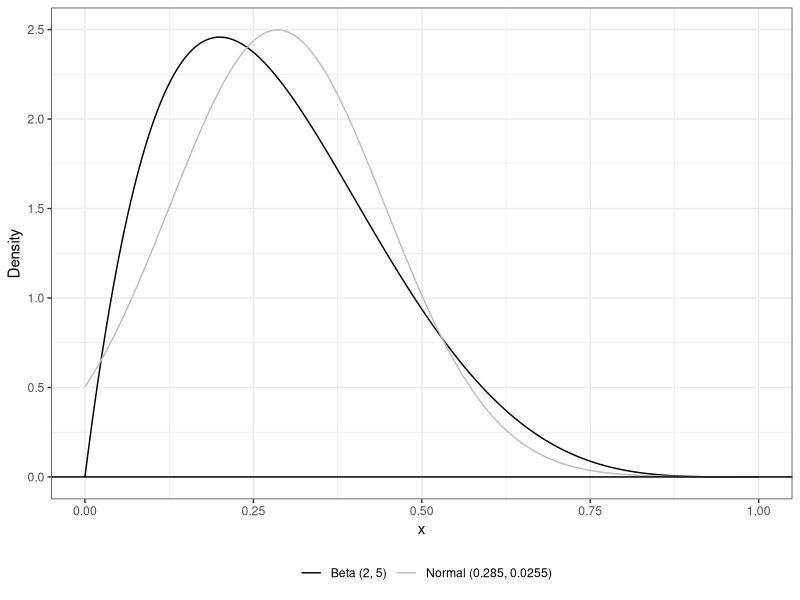
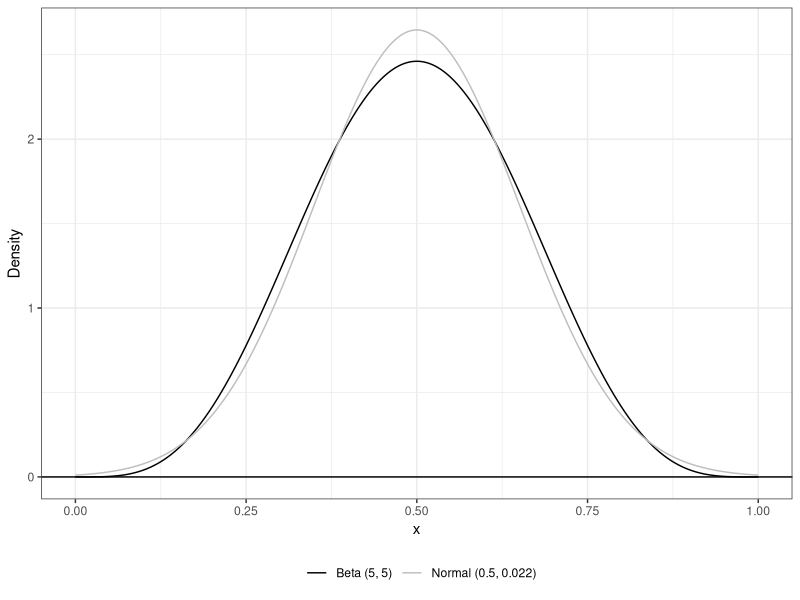
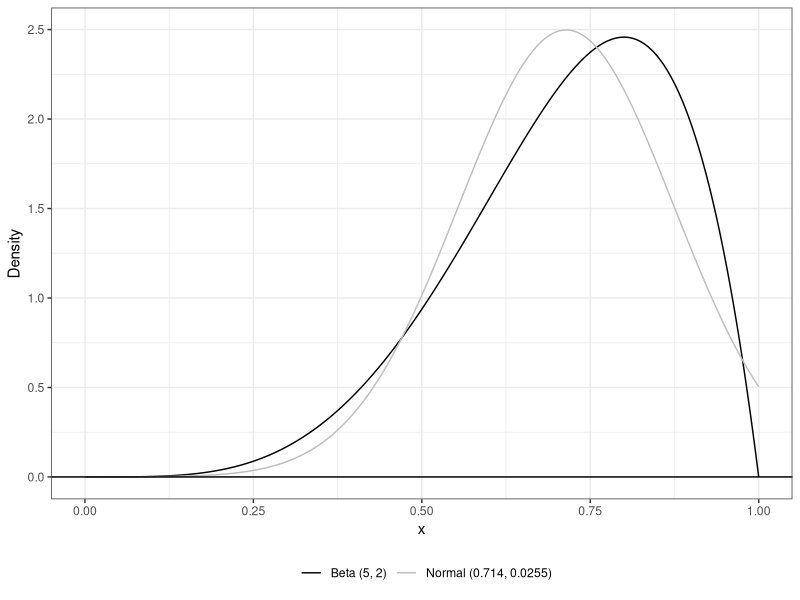
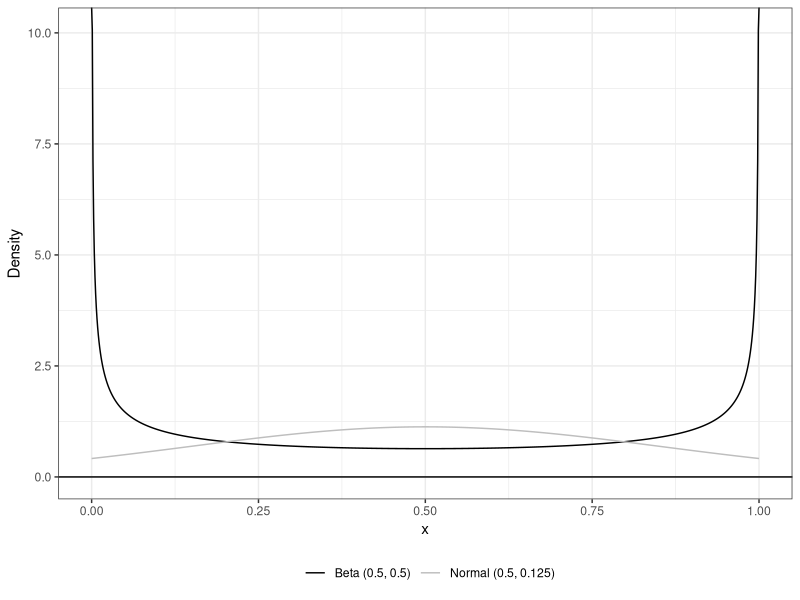
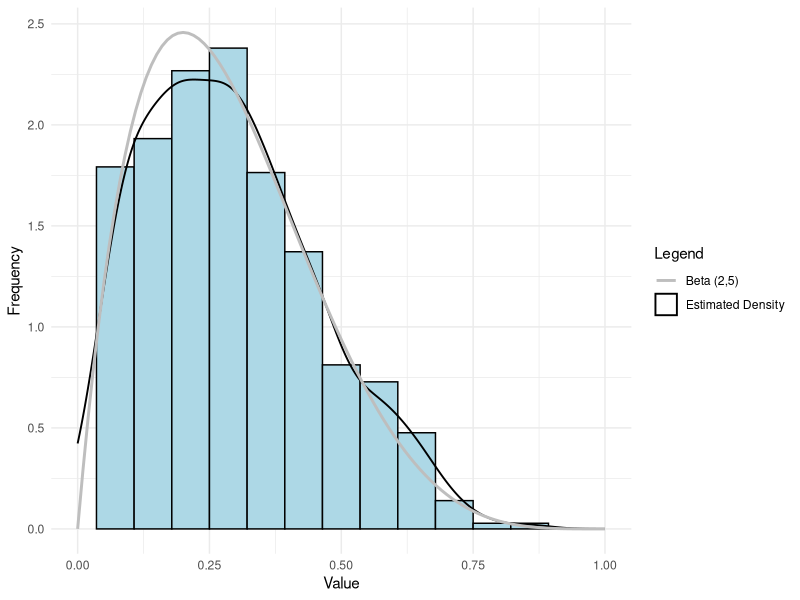
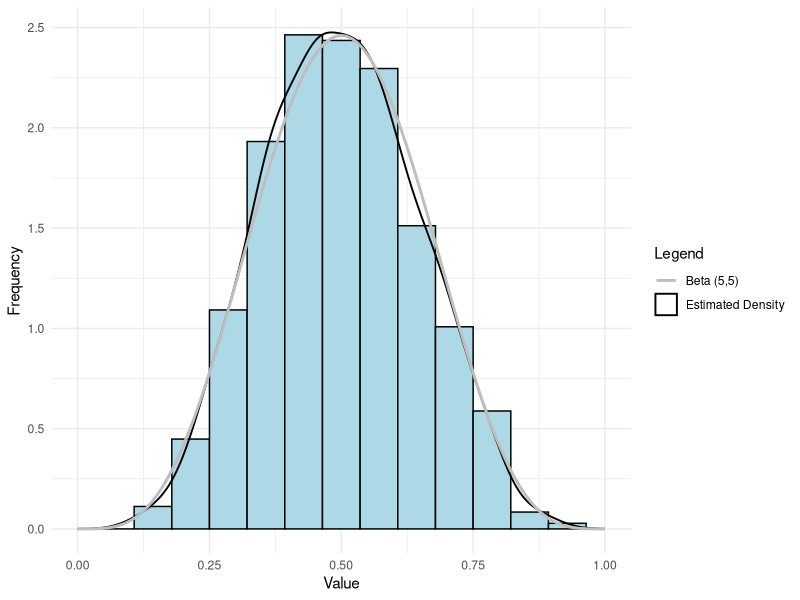
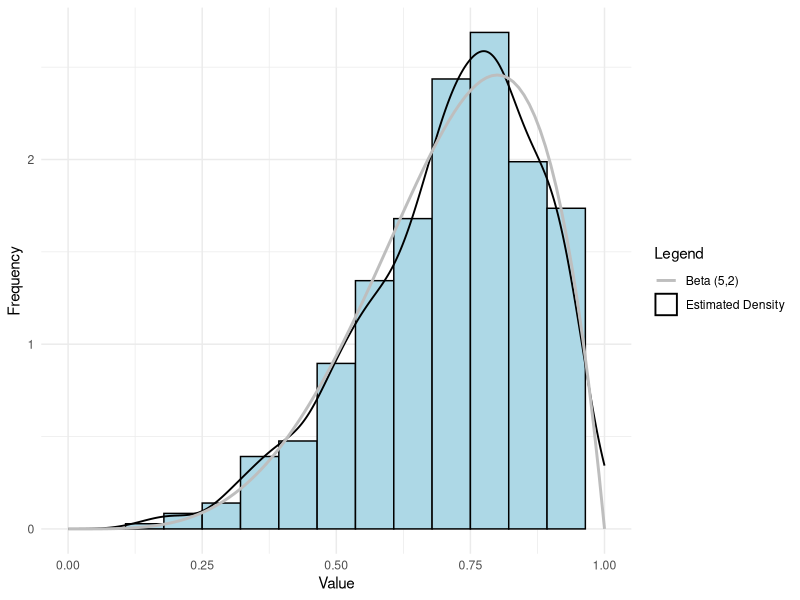
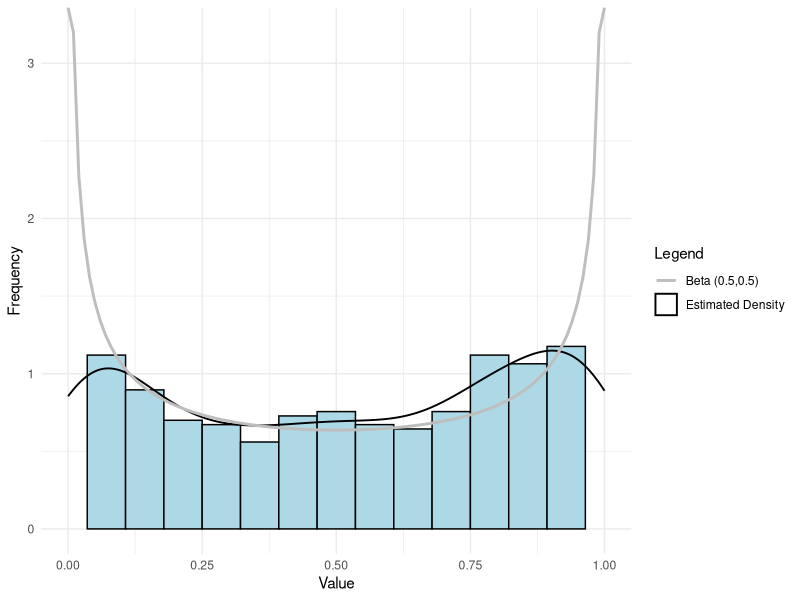

Recreate these plots in R, in order.
############################
# LAB 07
############################
# load libraries
library(tidyverse)
library(e1071)
############################
# task one: describe population distribution

# functions to calculate mean, variance, skewness and kurtosis
compute <- function(alpha, beta){
  mean <- alpha / (alpha + beta)
  variance <- (alpha*beta)/(((alpha+beta)^2)*(alpha+beta+1))
  skewness <- (2*(beta-alpha)*sqrt(alpha+beta+1))/((alpha+beta+2)*sqrt(alpha*beta))
  kurtosis <- (6*((alpha-beta)^2*(alpha+beta+1)-alpha*beta*(alpha+beta+2)))/(alpha*beta*(alpha+beta+2)*(alpha+beta+3))
  
  rowtoAdd <- c(alpha, beta, mean, variance, skewness, kurtosis)
  names(rowtoAdd) <- c("alpha", "beta", "mean", "variance", "skewness", "kurtosis")
  return(rowtoAdd)
}

# distributions
main.df <- tibble(
  alpha = numeric(), beta = numeric(), mean = numeric(),
  variance = numeric(), skewness = numeric(), kurtosis = numeric()
)
# Beta (alpha = 2, beta = 5)
caseOne <- compute(2,5)
main.df <- bind_rows(main.df, caseOne)
# Beta (alpha = 5, beta = 5)
caseTwo <- compute(5, 5)
main.df <- bind_rows(main.df, caseTwo)
# Beta (alpha = 5, beta = 2)
caseThree <- compute(5, 2)
main.df <- bind_rows(main.df, caseThree)
# Beta (alpha = 0.5, beta = 0.5)
caseFour <- compute(0.5, 0.5)
main.df <- bind_rows(main.df, caseFour)

#########
# plots
# beta(2,5)
alpha <- 2
beta <- 5
beta2_5 <- tibble(x = seq(0, 1, length.out=1000))|>   # generate a grid of points
  mutate(beta.pdf = dbeta(x, alpha, beta),                      # compute the beta PDF
         norm.pdf = dnorm(x,                                    # Gaussian distribution with
                          mean = alpha/(alpha+beta),            # same mean and variance
                          sd = sqrt((alpha*beta)/((alpha+beta)^2*(alpha+beta+1)))))

figure1 <- ggplot(data= beta2_5) +                                              # specify data
  geom_line(aes(x=x, y=beta.pdf, color="Beta (2, 5)")) +                 # plot beta dist
  geom_line(aes(x=x, y=norm.pdf, color= "Normal (0.285, 0.0255)")) +  # plot guassian dist
geom_hline(yintercept = 0)+                                            # plot x axis
  theme_bw()+                                                          # change theme
  xlab("x")+                                                           # label x axis
  ylab("Density")+                                                     # label y axis
  scale_color_manual("", values = c("black", "grey"))+                 # change colors
  theme(legend.position = "bottom") 


# beta(5,5)
alpha <- 5
beta <- 5
beta5_5 <- tibble(x = seq(0, 1, length.out=1000))|>   # generate a grid of points
  mutate(beta.pdf = dbeta(x, alpha, beta),                      # compute the beta PDF
         norm.pdf = dnorm(x,                                    # Gaussian distribution with
                          mean = alpha/(alpha+beta),            # same mean and variance
                          sd = sqrt((alpha*beta)/((alpha+beta)^2*(alpha+beta+1)))))

figure2 <- ggplot(data= beta5_5) +                                              # specify data
  geom_line(aes(x=x, y=beta.pdf, color="Beta (5, 5)")) +                 # plot beta dist
  geom_line(aes(x=x, y=norm.pdf, color= "Normal (0.5, 0.022)")) +  # plot guassian dist
  geom_hline(yintercept = 0)+                                            # plot x axis
  theme_bw()+                                                          # change theme
  xlab("x")+                                                           # label x axis
  ylab("Density")+                                                     # label y axis
  scale_color_manual("", values = c("black", "grey"))+                 # change colors
  theme(legend.position = "bottom") 


# beta(5, 2)
alpha <- 5
beta <- 2
beta5_2 <- tibble(x = seq(0, 1, length.out=1000))|>   # generate a grid of points
  mutate(beta.pdf = dbeta(x, alpha, beta),                      # compute the beta PDF
         norm.pdf = dnorm(x,                                    # Gaussian distribution with
                          mean = alpha/(alpha+beta),            # same mean and variance
                          sd = sqrt((alpha*beta)/((alpha+beta)^2*(alpha+beta+1)))))

figure3 <- ggplot(data= beta5_2) +                                              # specify data
  geom_line(aes(x=x, y=beta.pdf, color="Beta (5, 2)")) +                 # plot beta dist
  geom_line(aes(x=x, y=norm.pdf, color= "Normal (0.714, 0.0255)")) +  # plot guassian dist
  geom_hline(yintercept = 0)+                                            # plot x axis
  theme_bw()+                                                          # change theme
  xlab("x")+                                                           # label x axis
  ylab("Density")+                                                     # label y axis
  scale_color_manual("", values = c("black", "grey"))+                 # change colors
  theme(legend.position = "bottom") 


# beta (0.5, 0.5)
alpha <- 0.5
beta <- 0.5
beta0.5_0.5 <- tibble(x = seq(0, 1, length.out=1000))|>   # generate a grid of points
  mutate(beta.pdf = dbeta(x, alpha, beta),                      # compute the beta PDF
         norm.pdf = dnorm(x,                                    # Gaussian distribution with
                          mean = alpha/(alpha+beta),            # same mean and variance
                          sd = sqrt((alpha*beta)/((alpha+beta)^2*(alpha+beta+1)))))

figure4 <- ggplot(data= beta0.5_0.5) +                                              # specify data
  geom_line(aes(x=x, y=beta.pdf, color="Beta (0.5, 0.5)")) +                 # plot beta dist
  geom_line(aes(x=x, y=norm.pdf, color= "Normal (0.5, 0.125)")) +  # plot guassian dist
  geom_hline(yintercept = 0)+                                            # plot x axis
  theme_bw()+                                                          # change theme
  xlab("x")+                                                           # label x axis
  ylab("Density")+                                                     # label y axis
  scale_color_manual("", values = c("black", "grey"))+                 # change colors
  theme(legend.position = "bottom") 


############################
# task two: compute moments
beta.summary <- function(alpha, beta, k, centered){
  if(centered){
    integrand <- function(x) (x)*dbeta(x,alpha,beta)
    mu_x = integrate(integrand, lower = 0, upper = 1)$value
    
    integrand <-  function(x) (x - mu_x)^k * dbeta(x,alpha,beta)
    kth.uncentered = integrate(integrand, lower = 0, upper = 1)
    
  }
  else{
    integrand <- function(x) (x^k)*dbeta(x,alpha,beta)
    kth.centered = integrate(integrand, lower = 0, upper = 1)
  }
}

# computing beta(2,5) population-level characteristics using beta.summary()
mean <- beta.summary(2,5,1,F)$value
variance <- beta.summary(2,5,2,T)$value 
skewness <- (beta.summary(2,5,3,T)$value) / ((beta.summary(2,5,2,T)$value)^(3/2))
kurtosis <- (beta.summary(2,5,4,T)$value) / ((beta.summary(2,5,2,T)$value)^(2)) - 3


############################
# task three
numeric.summary <- tibble(
  alpha = numeric(), beta = numeric(), mean = numeric(),
  variance = numeric(), skewness = numeric(), kurtosis = numeric()
)

set.seed(7272) # Set seed so we all get the same results.
sample.size <- 500 # Specify sample details


# beta(2,5)
alpha <- 2
beta <- 5
caseOneSample <- rbeta(n = sample.size,  # sample size
                     shape1 = alpha,   # alpha parameter
                     shape2 = beta)    # beta parameter

caseOne.summary <- data.frame(caseOneSample) |>
  summarize(alpha = alpha,
            beta = beta,
            mean = mean(caseOneSample),
            variance = var(caseOneSample),
            skewness = skewness(caseOneSample),
            kurtosis = kurtosis(caseOneSample))

numeric.summary <- bind_rows(numeric.summary, caseOne.summary)



p1 <- ggplot(data.frame(caseOneSample), aes(x = caseOneSample)) +
  geom_histogram(aes(y = after_stat(density)),
                 bins = 15, 
                 fill = "lightblue",
                 color = "black") +
  geom_density(aes(color = "Estimated Density"),
               linewidth = 0.65) + 
  stat_function(fun = dbeta,
                args = list(shape1 = alpha, shape2 = beta),
                aes(color = "Beta (2,5)"),
                #color = "grey", 
                linewidth = 1) + 
  scale_x_continuous(limits=c(0, 1)) +
  labs(x = "Value",
       y = "Frequency",
       color = "Legend") +
  scale_color_manual(values = c("Estimated Density" = "black", 
                               "Beta (2,5)" = "grey")) +
  theme_minimal()


# beta(5,5)
alpha <- 5
beta <- 5
caseTwoSample <- rbeta(n = sample.size,  # sample size
                       shape1 = alpha,   # alpha parameter
                       shape2 = beta)    # beta parameter


caseTwo.summary <- data.frame(caseTwoSample) |>
  summarize(alpha = alpha,
            beta = beta,
            mean = mean(caseTwoSample),
            variance = var(caseTwoSample),
            skewness = skewness(caseTwoSample),
            kurtosis = kurtosis(caseTwoSample))

numeric.summary <- bind_rows(numeric.summary, caseTwo.summary)


p2 <- ggplot(data.frame(caseTwoSample), aes(x = caseTwoSample)) +
  geom_histogram(aes(y = after_stat(density)),
                 bins = 15, 
                 fill = "lightblue",
                 color = "black") +
  geom_density(aes(color = "Estimated Density"),
               linewidth = 0.65) + 
  stat_function(fun = dbeta,
                args = list(shape1 = alpha, shape2 = beta),
                aes(color = "Beta (5,5)"),
                linewidth = 1) + 
  scale_x_continuous(limits=c(0, 1)) +
  labs(x = "Value",
       y = "Frequency",
       color = "Legend") +
  scale_color_manual(values = c("Estimated Density" = "black", 
                                "Beta (5,5)" = "grey")) +
  theme_minimal()


# beta(5, 2)
alpha <- 5
beta <- 2
caseThreeSample <- rbeta(n = sample.size,  # sample size
                       shape1 = alpha,   # alpha parameter
                       shape2 = beta)    # beta parameter

caseThree.summary <- data.frame(caseThreeSample) |>
  summarize(alpha = alpha,
            beta = beta,
            mean = mean(caseThreeSample),
            variance = var(caseThreeSample),
            skewness = skewness(caseThreeSample),
            kurtosis = kurtosis(caseThreeSample))

numeric.summary <- bind_rows(numeric.summary, caseThree.summary)


p3 <- ggplot(data.frame(caseThreeSample), aes(x = caseThreeSample)) +
  geom_histogram(aes(y = after_stat(density)),
                 bins = 15, 
                 fill = "lightblue",
                 color = "black") +
  geom_density(aes(color = "Estimated Density"),
               linewidth = 0.65) + 
  stat_function(fun = dbeta,
                args = list(shape1 = alpha, shape2 = beta),
                aes(color = "Beta (5,2)"),
                #color = "grey", 
                linewidth = 1) + 
  scale_x_continuous(limits=c(0, 1)) +
  labs(x = "Value",
       y = "Frequency",
       color = "Legend") +
  scale_color_manual(values = c("Estimated Density" = "black", 
                                "Beta (5,2)" = "grey")) +
  theme_minimal()


# beta(0.5,0.5)
alpha <- 0.5
beta <- 0.5
caseFourSample <- rbeta(n = sample.size,  # sample size
                       shape1 = alpha,   # alpha parameter
                       shape2 = beta)    # beta parameter

caseFour.summary <- data.frame(caseFourSample) |>
  summarize(alpha = alpha,
            beta = beta,
            mean = mean(caseFourSample),
            variance = var(caseFourSample),
            skewness = skewness(caseFourSample),
            kurtosis = kurtosis(caseFourSample))

numeric.summary <- bind_rows(numeric.summary, caseFour.summary)


p4 <- ggplot(data.frame(caseFourSample), aes(x = caseFourSample)) +
  geom_histogram(aes(y = after_stat(density)),
                 bins = 15, 
                 fill = "lightblue",
                 color = "black") +
  geom_density(aes(color = "Estimated Density"),
               linewidth = 0.65) + 
  stat_function(fun = dbeta,
                args = list(shape1 = alpha, shape2 = beta),
                aes(color = "Beta (0.5,0.5)"),
                #color = "grey", 
                linewidth = 1) + 
  scale_x_continuous(limits=c(0, 1)) +
  labs(x = "Value",
       y = "Frequency",
       color = "Legend") +
  scale_color_manual(values = c("Estimated Density" = "black", 
                                "Beta (0.5,0.5)" = "grey")) +
  theme_minimal()
